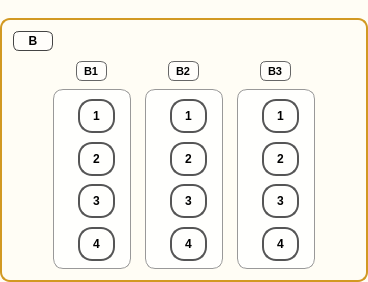
                          <widget class="QGroupBox" name="groupZoneB">
                           <property name="sizePolicy">
                            <sizepolicy hsizetype="Expanding" vsizetype="Preferred">
                             <horstretch>0</horstretch>
                             <verstretch>0</verstretch>
                            </sizepolicy>
                           </property>
                           <property name="styleSheet">
                            <string>QGroupBox{border:2px solid #d29922;border-radius:10px;margin-top:18px;background:#fffdf5;}QGroupBox::title{subcontrol-origin:margin;left:12px;top:6px;padding:0 6px;font-weight:700;}</string>
                           </property>
                           <property name="text" stdset="0">
                            <string>냉동고 B</string>
                           </property>
                           <layout class="QVBoxLayout" name="vboxZoneB">
                            <property name="spacing">
                             <number>10</number>
                            </property>
                            <item>
                             <widget class="QLabel" name="labelZone_B">
                              <property name="sizePolicy">
                               <sizepolicy hsizetype="Fixed" vsizetype="Fixed">
                                <horstretch>0</horstretch>
                                <verstretch>0</verstretch>
                               </sizepolicy>
                              </property>
                              <property name="minimumSize">
                               <size>
                                <width>24</width>
                                <height>20</height>
                               </size>
                              </property>
                              <property name="maximumSize">
                               <size>
                                <width>40</width>
                                <height>22</height>
                               </size>
                              </property>
                              <property name="styleSheet">
                               <string>QLabel{border:1px solid #444;border-radius:6px;padding:2px 6px;font-weight:700;font-size:12px;background:rgba(255,255,255,0.6);}</string>
                              </property>
                              <property name="text">
                               <string>B</string>
                              </property>
                              <property name="alignment">
                               <set>Qt::AlignCenter</set>
                              </property>
                             </widget>
                            </item>
                            <item>
                             <layout class="QHBoxLayout" name="hboxZoneB">
                              <property name="spacing">
                               <number>14</number>
                              </property>
                              <item>
                               <spacer name="hboxZoneB_spacer_left">
                                <property name="orientation">
                                 <enum>Qt::Horizontal</enum>
                                </property>
                                <property name="sizeType">
                                 <enum>QSizePolicy::Expanding</enum>
                                </property>
                                <property name="sizeHint" stdset="0">
                                 <size>
                                  <width>40</width>
                                  <height>20</height>
                                 </size>
                                </property>
                               </spacer>
                              </item>
                              <item>
                               <layout class="QVBoxLayout" name="vbox_container_B_a1">
                                <property name="spacing">
                                 <number>8</number>
                                </property>
                                <item alignment="Qt::AlignHCenter">
                                 <widget class="QLabel" name="labelRack_B1">
                                  <property name="sizePolicy">
                                   <sizepolicy hsizetype="Fixed" vsizetype="Fixed">
                                    <horstretch>0</horstretch>
                                    <verstretch>0</verstretch>
                                   </sizepolicy>
                                  </property>
                                  <property name="minimumSize">
                                   <size>
                                    <width>28</width>
                                    <height>20</height>
                                   </size>
                                  </property>
                                  <property name="maximumSize">
                                   <size>
                                    <width>40</width>
                                    <height>22</height>
                                   </size>
                                  </property>
                                  <property name="styleSheet">
                                   <string>QLabel{border:1px solid #666;border-radius:6px;padding:2px 4px;font-weight:700;font-size:11px;background:rgba(255,255,255,0.6);}</string>
                                  </property>
                                  <property name="text">
                                   <string>B1</string>
                                  </property>
                                 </widget>
                                </item>
                                <item alignment="Qt::AlignHCenter">
                                 <widget class="QFrame" name="frame_B_a1">
                                  <property name="sizePolicy">
                                   <sizepolicy hsizetype="Fixed" vsizetype="Fixed">
                                    <horstretch>0</horstretch>
                                    <verstretch>0</verstretch>
                                   </sizepolicy>
                                  </property>
                                  <property name="minimumSize">
                                   <size>
                                    <width>78</width>
                                    <height>180</height>
                                   </size>
                                  </property>
                                  <property name="maximumSize">
                                   <size>
                                    <width>90</width>
                                    <height>180</height>
                                   </size>
                                  </property>
                                  <property name="styleSheet">
                                   <string>QFrame{border:1px solid #999;border-radius:10px;background:rgba(255,255,255,0.8);padding-left:15px;}</string>
                                  </property>
                                  <property name="frameShape">
                                   <enum>QFrame::NoFrame</enum>
                                  </property>
                                  <layout class="QVBoxLayout" name="vbox_frame_B_a1">
                                   <property name="spacing">
                                    <number>10</number>
                                   </property>
                                   <item>
                                    <widget class="QToolButton" name="tube_B_a1_t1">
                                     <property name="minimumSize">
                                      <size>
                                       <width>34</width>
                                       <height>34</height>
                                      </size>
                                     </property>
                                     <property name="styleSheet">
                                      <string>QToolButton{border:2px solid #555;border-radius:14px;min-width:30px;min-height:30px;font-weight:700;}QToolButton:hover{border-color:#111;}QToolButton:checked{background:#2d89ef;color:#fff;}</string>
                                     </property>
                                     <property name="text">
                                      <string>1</string>
                                     </property>
                                     <property name="checkable">
                                      <bool>true</bool>
                                     </property>
                                     <property name="autoExclusive">
                                      <bool>false</bool>
                                     </property>
                                    </widget>
                                   </item>
                                   <item>
                                    <widget class="QToolButton" name="tube_B_a1_t2">
                                     <property name="minimumSize">
                                      <size>
                                       <width>34</width>
                                       <height>34</height>
                                      </size>
                                     </property>
                                     <property name="styleSheet">
                                      <string>QToolButton{border:2px solid #555;border-radius:14px;min-width:30px;min-height:30px;font-weight:700;}QToolButton:hover{border-color:#111;}QToolButton:checked{background:#2d89ef;color:#fff;}</string>
                                     </property>
                                     <property name="text">
                                      <string>2</string>
                                     </property>
                                     <property name="checkable">
                                      <bool>true</bool>
                                     </property>
                                     <property name="autoExclusive">
                                      <bool>false</bool>
                                     </property>
                                    </widget>
                                   </item>
                                   <item>
                                    <widget class="QToolButton" name="tube_B_a1_t3">
                                     <property name="minimumSize">
                                      <size>
                                       <width>34</width>
                                       <height>34</height>
                                      </size>
                                     </property>
                                     <property name="styleSheet">
                                      <string>QToolButton{border:2px solid #555;border-radius:14px;min-width:30px;min-height:30px;font-weight:700;}QToolButton:hover{border-color:#111;}QToolButton:checked{background:#2d89ef;color:#fff;}</string>
                                     </property>
                                     <property name="text">
                                      <string>3</string>
                                     </property>
                                     <property name="checkable">
                                      <bool>true</bool>
                                     </property>
                                     <property name="autoExclusive">
                                      <bool>false</bool>
                                     </property>
                                    </widget>
                                   </item>
                                   <item>
                                    <widget class="QToolButton" name="tube_B_a1_t4">
                                     <property name="minimumSize">
                                      <size>
                                       <width>34</width>
                                       <height>34</height>
                                      </size>
                                     </property>
                                     <property name="styleSheet">
                                      <string>QToolButton{border:2px solid #555;border-radius:14px;min-width:30px;min-height:30px;font-weight:700;}QToolButton:hover{border-color:#111;}QToolButton:checked{background:#2d89ef;color:#fff;}</string>
                                     </property>
                                     <property name="text">
                                      <string>4</string>
                                     </property>
                                     <property name="checkable">
                                      <bool>true</bool>
                                     </property>
                                     <property name="autoExclusive">
                                      <bool>false</bool>
                                     </property>
                                    </widget>
                                   </item>
                                  </layout>
                                 </widget>
                                </item>
                               </layout>
                              </item>
                              <item>
                               <layout class="QVBoxLayout" name="vbox_container_B_a2">
                                <property name="spacing">
                                 <number>8</number>
                                </property>
                                <item alignment="Qt::AlignHCenter">
                                 <widget class="QLabel" name="labelRack_B2">
                                  <property name="sizePolicy">
                                   <sizepolicy hsizetype="Fixed" vsizetype="Fixed">
                                    <horstretch>0</horstretch>
                                    <verstretch>0</verstretch>
                                   </sizepolicy>
                                  </property>
                                  <property name="minimumSize">
                                   <size>
                                    <width>28</width>
                                    <height>20</height>
                                   </size>
                                  </property>
                                  <property name="maximumSize">
                                   <size>
                                    <width>40</width>
                                    <height>22</height>
                                   </size>
                                  </property>
                                  <property name="styleSheet">
                                   <string>QLabel{border:1px solid #666;border-radius:6px;padding:2px 4px;font-weight:700;font-size:11px;background:rgba(255,255,255,0.6);}</string>
                                  </property>
                                  <property name="text">
                                   <string>B2</string>
                                  </property>
                                 </widget>
                                </item>
                                <item alignment="Qt::AlignHCenter">
                                 <widget class="QFrame" name="frame_B_a2">
                                  <property name="sizePolicy">
                                   <sizepolicy hsizetype="Fixed" vsizetype="Fixed">
                                    <horstretch>0</horstretch>
                                    <verstretch>0</verstretch>
                                   </sizepolicy>
                                  </property>
                                  <property name="minimumSize">
                                   <size>
                                    <width>78</width>
                                    <height>180</height>
                                   </size>
                                  </property>
                                  <property name="maximumSize">
                                   <size>
                                    <width>90</width>
                                    <height>180</height>
                                   </size>
                                  </property>
                                  <property name="styleSheet">
                                   <string>QFrame{border:1px solid #999;border-radius:10px;background:rgba(255,255,255,0.8);padding-left:15px;}</string>
                                  </property>
                                  <property name="frameShape">
                                   <enum>QFrame::NoFrame</enum>
                                  </property>
                                  <layout class="QVBoxLayout" name="vbox_frame_B_a2">
                                   <property name="spacing">
                                    <number>10</number>
                                   </property>
                                   <item>
                                    <widget class="QToolButton" name="tube_B_a2_t1">
                                     <property name="minimumSize">
                                      <size>
                                       <width>34</width>
                                       <height>34</height>
                                      </size>
                                     </property>
                                     <property name="styleSheet">
                                      <string>QToolButton{border:2px solid #555;border-radius:14px;min-width:30px;min-height:30px;font-weight:700;}QToolButton:hover{border-color:#111;}QToolButton:checked{background:#2d89ef;color:#fff;}</string>
                                     </property>
                                     <property name="text">
                                      <string>1</string>
                                     </property>
                                     <property name="checkable">
                                      <bool>true</bool>
                                     </property>
                                     <property name="autoExclusive">
                                      <bool>false</bool>
                                     </property>
                                    </widget>
                                   </item>
                                   <item>
                                    <widget class="QToolButton" name="tube_B_a2_t2">
                                     <property name="minimumSize">
                                      <size>
                                       <width>34</width>
                                       <height>34</height>
                                      </size>
                                     </property>
                                     <property name="styleSheet">
                                      <string>QToolButton{border:2px solid #555;border-radius:14px;min-width:30px;min-height:30px;font-weight:700;}QToolButton:hover{border-color:#111;}QToolButton:checked{background:#2d89ef;color:#fff;}</string>
                                     </property>
                                     <property name="text">
                                      <string>2</string>
                                     </property>
                                     <property name="checkable">
                                      <bool>true</bool>
                                     </property>
                                     <property name="autoExclusive">
                                      <bool>false</bool>
                                     </property>
                                    </widget>
                                   </item>
                                   <item>
                                    <widget class="QToolButton" name="tube_B_a2_t3">
                                     <property name="minimumSize">
                                      <size>
                                       <width>34</width>
                                       <height>34</height>
                                      </size>
                                     </property>
                                     <property name="styleSheet">
                                      <string>QToolButton{border:2px solid #555;border-radius:14px;min-width:30px;min-height:30px;font-weight:700;}QToolButton:hover{border-color:#111;}QToolButton:checked{background:#2d89ef;color:#fff;}</string>
                                     </property>
                                     <property name="text">
                                      <string>3</string>
                                     </property>
                                     <property name="checkable">
                                      <bool>true</bool>
                                     </property>
                                     <property name="autoExclusive">
                                      <bool>false</bool>
                                     </property>
                                    </widget>
                                   </item>
                                   <item>
                                    <widget class="QToolButton" name="tube_B_a2_t4">
                                     <property name="minimumSize">
                                      <size>
                                       <width>34</width>
                                       <height>34</height>
                                      </size>
                                     </property>
                                     <property name="styleSheet">
                                      <string>QToolButton{border:2px solid #555;border-radius:14px;min-width:30px;min-height:30px;font-weight:700;}QToolButton:hover{border-color:#111;}QToolButton:checked{background:#2d89ef;color:#fff;}</string>
                                     </property>
                                     <property name="text">
                                      <string>4</string>
                                     </property>
                                     <property name="checkable">
                                      <bool>true</bool>
                                     </property>
                                     <property name="autoExclusive">
                                      <bool>false</bool>
                                     </property>
                                    </widget>
                                   </item>
                                  </layout>
                                 </widget>
                                </item>
                               </layout>
                              </item>
                              <item>
                               <layout class="QVBoxLayout" name="vbox_container_B_a3">
                                <property name="spacing">
                                 <number>8</number>
                                </property>
                                <item alignment="Qt::AlignHCenter">
                                 <widget class="QLabel" name="labelRack_B3">
                                  <property name="sizePolicy">
                                   <sizepolicy hsizetype="Fixed" vsizetype="Fixed">
                                    <horstretch>0</horstretch>
                                    <verstretch>0</verstretch>
                                   </sizepolicy>
                                  </property>
                                  <property name="minimumSize">
                                   <size>
                                    <width>28</width>
                                    <height>20</height>
                                   </size>
                                  </property>
                                  <property name="maximumSize">
                                   <size>
                                    <width>40</width>
                                    <height>22</height>
                                   </size>
                                  </property>
                                  <property name="styleSheet">
                                   <string>QLabel{border:1px solid #666;border-radius:6px;padding:2px 4px;font-weight:700;font-size:11px;background:rgba(255,255,255,0.6);}</string>
                                  </property>
                                  <property name="text">
                                   <string>B3</string>
                                  </property>
                                 </widget>
                                </item>
                                <item alignment="Qt::AlignHCenter">
                                 <widget class="QFrame" name="frame_B_a3">
                                  <property name="sizePolicy">
                                   <sizepolicy hsizetype="Fixed" vsizetype="Fixed">
                                    <horstretch>0</horstretch>
                                    <verstretch>0</verstretch>
                                   </sizepolicy>
                                  </property>
                                  <property name="minimumSize">
                                   <size>
                                    <width>78</width>
                                    <height>180</height>
                                   </size>
                                  </property>
                                  <property name="maximumSize">
                                   <size>
                                    <width>90</width>
                                    <height>180</height>
                                   </size>
                                  </property>
                                  <property name="styleSheet">
                                   <string>QFrame{border:1px solid #999;border-radius:10px;background:rgba(255,255,255,0.8);padding-left:15px;}</string>
                                  </property>
                                  <property name="frameShape">
                                   <enum>QFrame::NoFrame</enum>
                                  </property>
                                  <layout class="QVBoxLayout" name="vbox_frame_B_a3">
                                   <property name="spacing">
                                    <number>10</number>
                                   </property>
                                   <item>
                                    <widget class="QToolButton" name="tube_B_a3_t1">
                                     <property name="minimumSize">
                                      <size>
                                       <width>34</width>
                                       <height>34</height>
                                      </size>
                                     </property>
                                     <property name="styleSheet">
                                      <string>QToolButton{border:2px solid #555;border-radius:14px;min-width:30px;min-height:30px;font-weight:700;}QToolButton:hover{border-color:#111;}QToolButton:checked{background:#2d89ef;color:#fff;}</string>
                                     </property>
                                     <property name="text">
                                      <string>1</string>
                                     </property>
                                     <property name="checkable">
                                      <bool>true</bool>
                                     </property>
                                     <property name="autoExclusive">
                                      <bool>false</bool>
                                     </property>
                                    </widget>
                                   </item>
                                   <item>
                                    <widget class="QToolButton" name="tube_B_a3_t2">
                                     <property name="minimumSize">
                                      <size>
                                       <width>34</width>
                                       <height>34</height>
                                      </size>
                                     </property>
                                     <property name="styleSheet">
                                      <string>QToolButton{border:2px solid #555;border-radius:14px;min-width:30px;min-height:30px;font-weight:700;}QToolButton:hover{border-color:#111;}QToolButton:checked{background:#2d89ef;color:#fff;}</string>
                                     </property>
                                     <property name="text">
                                      <string>2</string>
                                     </property>
                                     <property name="checkable">
                                      <bool>true</bool>
                                     </property>
                                     <property name="autoExclusive">
                                      <bool>false</bool>
                                     </property>
                                    </widget>
                                   </item>
                                   <item>
                                    <widget class="QToolButton" name="tube_B_a3_t3">
                                     <property name="minimumSize">
                                      <size>
                                       <width>34</width>
                                       <height>34</height>
                                      </size>
                                     </property>
                                     <property name="styleSheet">
                                      <string>QToolButton{border:2px solid #555;border-radius:14px;min-width:30px;min-height:30px;font-weight:700;}QToolButton:hover{border-color:#111;}QToolButton:checked{background:#2d89ef;color:#fff;}</string>
                                     </property>
                                     <property name="text">
                                      <string>3</string>
                                     </property>
                                     <property name="checkable">
                                      <bool>true</bool>
                                     </property>
                                     <property name="autoExclusive">
                                      <bool>false</bool>
                                     </property>
                                    </widget>
                                   </item>
                                   <item>
                                    <widget class="QToolButton" name="tube_B_a3_t4">
                                     <property name="minimumSize">
                                      <size>
                                       <width>34</width>
                                       <height>34</height>
                                      </size>
                                     </property>
                                     <property name="styleSheet">
                                      <string>QToolButton{border:2px solid #555;border-radius:14px;min-width:30px;min-height:30px;font-weight:700;}QToolButton:hover{border-color:#111;}QToolButton:checked{background:#2d89ef;color:#fff;}</string>
                                     </property>
                                     <property name="text">
                                      <string>4</string>
                                     </property>
                                     <property name="checkable">
                                      <bool>true</bool>
                                     </property>
                                     <property name="autoExclusive">
                                      <bool>false</bool>
                                     </property>
                                    </widget>
                                   </item>
                                  </layout>
                                 </widget>
                                </item>
                               </layout>
                              </item>
                              <item>
                               <spacer name="hboxZoneB_spacer_right">
                                <property name="orientation">
                                 <enum>Qt::Horizontal</enum>
                                </property>
                                <property name="sizeType">
                                 <enum>QSizePolicy::Expanding</enum>
                                </property>
                                <property name="sizeHint" stdset="0">
                                 <size>
                                  <width>40</width>
                                  <height>20</height>
                                 </size>
                                </property>
                               </spacer>
                              </item>
                             </layout>
                            </item>
                           </layout>
                          </widget>
